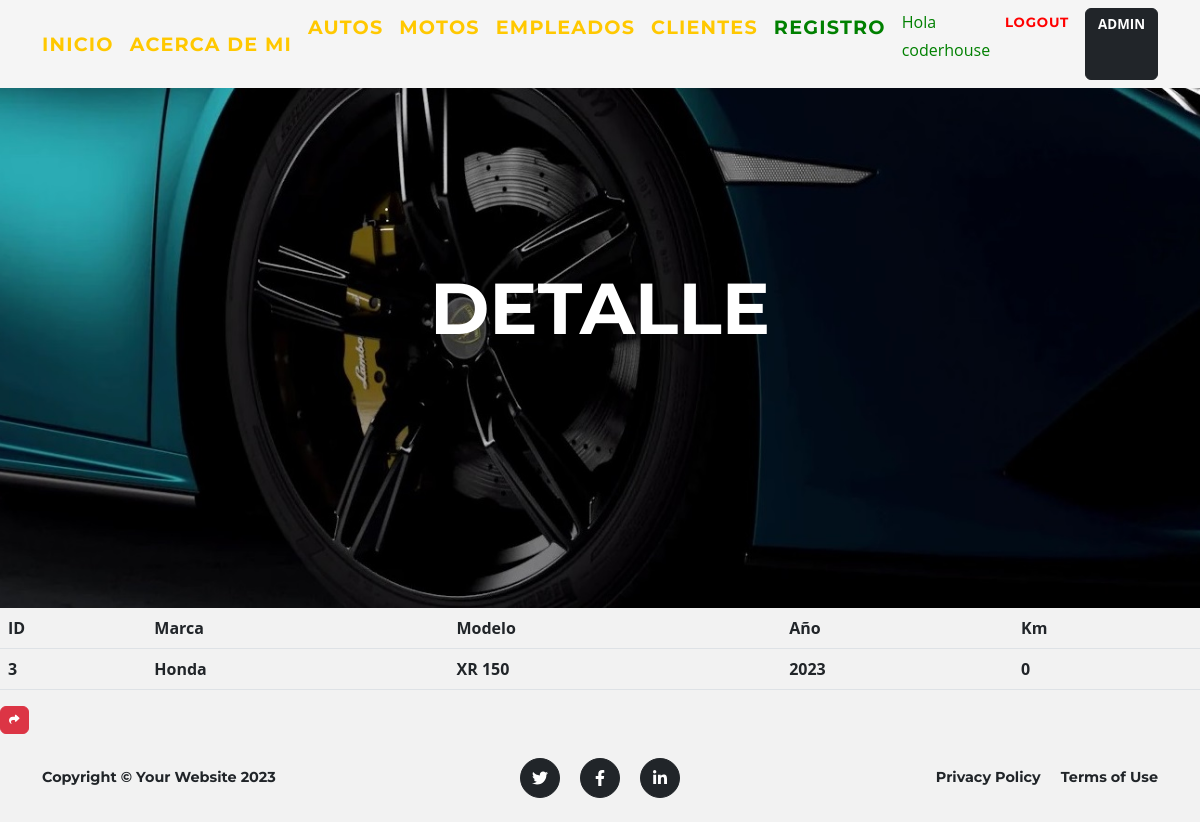
Screenshot of /aplicacion/detail_moto/3/ (signed in) with the database file from the repository.
### aplicacion/models.py (models this page shows, shortened)
class Moto(models.Model):
    marca = models.CharField(max_length=50)
    modelo = models.CharField(max_length=50)
    anio = models.IntegerField()
    kilometraje = models.IntegerField(default=0)

### aplicacion/views.py (the view)
# urls.py: path('detail_moto/<int:pk>/', MotoDetalle.as_view(), name="detail_moto"),
class MotoDetalle(LoginRequiredMixin, DetailView):
    model = Moto
    template_name = "aplicacion/motos_detail.html"

### aplicacion/templates/aplicacion/motos_detail.html (shortened to what this page needs)
{% extends 'aplicacion/base.html' %}
{% load static %}
{% block cabecera %}
    <div class="container">
        <div class="masthead-heading text-uppercase">Detalle</div>
    </div>
{% endblock cabecera %}
{% block contenido %}
<table class="table">
    <thead>
        <tr>
            <th>ID</th>
            <th>Marca</th>
            <th>Modelo</th>
            <th>Año</th>
            <th>Km</th>
        </tr>
    </thead>
    <tbody>
        <tr>
            <td>{{moto.id}}</td>
            <td>{{moto.marca}}</td>
            <td>{{moto.modelo}}</td>
            <td>{{moto.anio}}</td>
            <td>{{moto.kilometraje}}</td>
        </tr>
    </tbody>
</table>
<a
href="{% url 'motos' %}"
class="btn btn-danger"
style="--bs-btn-padding-y: .25rem; --bs-btn-padding-x: .5rem; --bs-btn-font-size: .75rem;"
><i class="fa fa-share fa-sm" title="Volver">Volver</i>
</a>
{% endblock contenido %}

### aplicacion/templates/aplicacion/base.html (shortened to what this page needs)
<!DOCTYPE html>
<html lang="en">
    <head>
        {% load static %}
        <link href="{% static 'aplicacion/css/styles.css' %}" rel="stylesheet" />
    </head>
    <body id="page-top">
        <nav class="navbar navbar-expand-lg navbar-dark fixed-top pt-2 pb-2" id="mainNav" style="background-color: whitesmoke;" >
            <div class="container">
                <a class="navbar-brand" style="font-size:larger;"  href="{% url 'inicio' %}">Inicio</a>
                <a class="navbar-brand" style="font-size:larger;" href="{% url 'aboutme' %}">Acerca de Mi</a>
                <div class="collapse navbar-collapse" id="navbarResponsive">
                    <ul class="navbar-nav text-lg-start ms-auto py-6 py-lg-0">
                        {% if user.is_authenticated %}
                        <a class="navbar-brand" style="font-size:larger;" href="{% url 'autos' %}">Autos</a>
                        <a class="navbar-brand" style="font-size:larger;" href="{% url 'motos' %}">Motos</a>
                        <a class="navbar-brand" style="font-size:larger;" href="{% url 'empleados' %}">Empleados</a>
                        <a class="navbar-brand" style="font-size:larger;" href="{% url 'clientes' %}">Clientes</a>
                        <a class="navbar-brand" style="font-size:larger; color: green;" href="{% url 'register' %}">Registro</a>
                        <p style="color:green"> Hola {{ user.username }}</b></p>
                        <a class="navbar-brand" style="font-size:smaller; color: red;" href="{% url 'logout' %}">Logout</a>
                        <a class="btn btn-dark" style="font-size:smaller;" href="{% url 'admin:index' %}"><b>ADMIN</a>
                        </div>
                        {% endif %}
                </div>
        </nav>
        <header class="masthead">
        {% block cabecera %}{% endblock cabecera %}
        </header>
        {% block contenido %}
        {% endblock contenido %}
        {% block footer%}
        <footer class="footer py-4">
            <div class="container">
                <div class="row align-items-center">
                    <div class="col-lg-4 text-lg-start">Copyright &copy; Your Website 2023</div>
                    <div class="col-lg-4 my-3 my-lg-0">
                        <a class="btn btn-dark btn-social mx-2" href="#!" aria-label="Twitter"><i class="fab fa-twitter"></i></a>
                        <a class="btn btn-dark btn-social mx-2" href="#!" aria-label="Facebook"><i class="fab fa-facebook-f"></i></a>
                        <a class="btn btn-dark btn-social mx-2" href="#!" aria-label="LinkedIn"><i class="fab fa-linkedin-in"></i></a>
                    </div>
                    <div class="col-lg-4 text-lg-end">
                        <a class="link-dark text-decoration-none me-3" href="#!">Privacy Policy</a>
                        <a class="link-dark text-decoration-none" href="#!">Terms of Use</a>
                    </div>
                </div>
            </div>
        </footer>
        {% endblock footer %}
    </body>
</html>

### rows the page displays
Moto: id "3", marca "Honda", modelo "XR 150", anio "2023", kilometraje "0"

### other values shown
{{ user.username }} "coderhouse"
